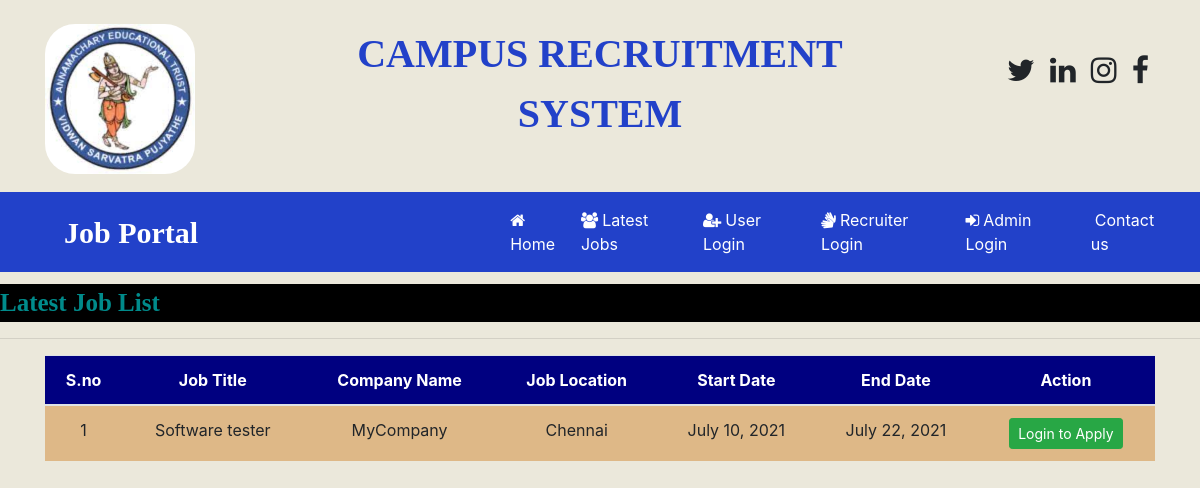
Screenshot of /latest_jobs/ with the database file from the repository.
### OnlinejobportalApp/models.py (models this page shows, shortened)
class Job(models.Model):
	recruiter =models.ForeignKey(Recruiter,on_delete=models.CASCADE)
	start_date = models.DateField()
	end_date = models.DateField()
	title =models.CharField(max_length=100)
	salary = models.FloatField(null=True)
	image = models.FileField()
	description = models.CharField(max_length=300)
	experience = models.CharField(max_length=50)
	location = models.CharField(max_length=100)
	skills = models.CharField(max_length=100)
	creationdate = models.DateField()
	company = models.CharField(max_length=100)

class Recruiter(models.Model):
	user =models.ForeignKey(User,on_delete=models.CASCADE)
	mobile = models.CharField(max_length=10,null=True)
	image= models.FileField(null=True)
	gender=models.CharField(max_length=10,null=True)
	company = models.CharField(max_length=100,null=True)
	type = models.CharField(max_length=10,null=True)
	status = models.CharField(max_length=20,null=True)

### OnlinejobportalApp/views.py (the view)
# urls.py: path('latest_jobs/',views.latest_jobs,name='latest_jobs'),
def latest_jobs(request):
	job = Job.objects.all().order_by('start_date')
	d={'job':job}
	return render(request,'html/latest_jobs.html',d)

### OnlinejobportalApp/templates/html/latest_jobs.html (shortened to what this page needs)
{% load static %}
{% block body %}
{% include 'html/navbar.html' %}
<marquee style="font-family: 'Algerian'; font-size: 25px; color: darkcyan; background-color: black;font-weight: bold;margin-top: 1%">
	Latest Job List
</marquee>
<hr>
<div class="container">
<table class="table table-hover" id="example">
	<thead>
		<tr style = "background-color: #000080;color:white">
			<th>S.no</th>
			<th>Job Title</th>
			<th>Company Name</th>
			<th>Job Location</th>
			<th>Start Date</th>
			<th>End Date</th>
			<th>Action</th>
		</tr>
	</thead>
	<tbody>
		{% for i in job %}
		<tr style = "background-color: #DEB887">
			<td>{{forloop.counter}}</td>
			<td>{{i.title}}</td>
			<td>{{i.recruiter.company}}</td>
			<td>{{i.location}}</td>
			<td>{{i.start_date}}</td>
			<td>{{i.end_date}}</td>
            <td><a href="{% url 'user_login' %}" class="btn btn-success btn-sm " >Login to Apply</a>
		</tr>
		{% endfor %}
	</tbody>
</table>
</div>
{% endblock %}

### OnlinejobportalApp/templates/html/navbar.html (style rules this page uses)
body { background-color: #EBE8DB; }

### OnlinejobportalApp/templates/html/latest_jobs.html (style rules this page uses)
tr { text-align: center; }

### rows the page displays
Job: title "Software tester", recruiter.company "MyCompany", location "Chennai", start_date "July 10, 2021", end_date "July 22, 2021"
